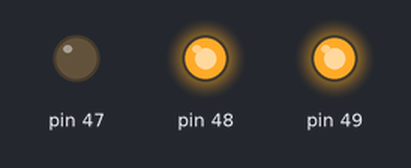
The sketch below on a simulated Arduino Mega 2560, built with avr-gcc and run on an emulated ATmega2560. Parts: output pins drawn as LEDs (lit = HIGH).

Above: at 0.16 s.
At 1.49 s:
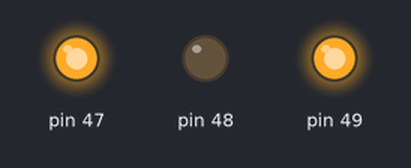
At 2.83 s:
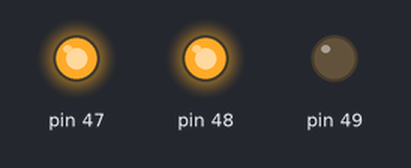
Timing chart, 0 to 3.1 s (numbered marks = the images above):
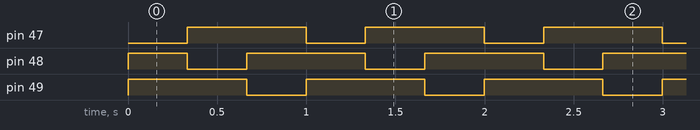

Measured:
- by itself, pin 47, pin 49: alternates HIGH for 0.67 s and LOW for 0.33 s
- by itself, pin 48: repeats every 1.0 s: LOW 0.33 s, HIGH 0.67 s
- by itself, everything shown: repeats every 1.0 s, in 3 steps

The sketch:

1.1.ino
```cpp
/* University of Washington
 * ECE/CSE 474,  [4/29]
 *
 *   Sunny Hu
 *   Peter Gunarso
 *
 *   Lab 2, Task 2.4
 *
 */

// the setup function runs once when you press reset or power the board
void setup() {
  // initialize digital pin LED_BUILTIN as an output.
  pinMode(47, OUTPUT);
  pinMode(48, OUTPUT);
  pinMode(49, OUTPUT);
}

// the loop function runs over and over again forever
void loop() {
  digitalWrite(47, LOW);
  digitalWrite(48, HIGH);
  digitalWrite(49, HIGH);   // turn the LED on (HIGH is the voltage level)
  delay(333);                       // wait for a second
  digitalWrite(47, HIGH);
  digitalWrite(48, LOW);
  digitalWrite(49, HIGH);    // turn the LED off by making the voltage LOW
  delay(333);
  digitalWrite(47, HIGH);
  digitalWrite(48, HIGH);
  digitalWrite(49, LOW);
  delay(333);                       // wait for a second
}
```
